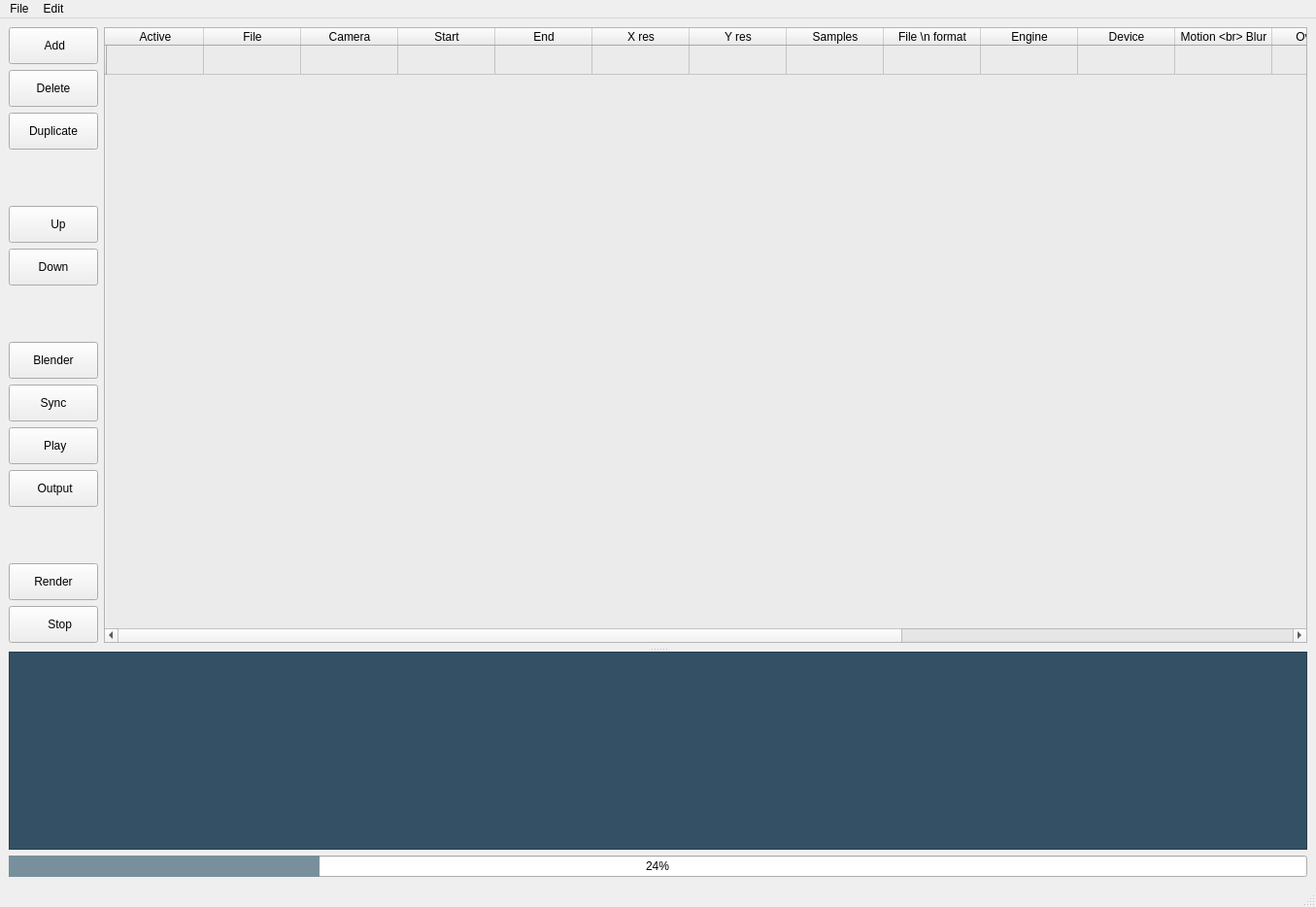
<?xml version="1.0" encoding="UTF-8"?>
<ui version="4.0">
 <class>MainWindow</class>
 <widget class="QMainWindow" name="MainWindow">
  <property name="geometry">
   <rect>
    <x>0</x>
    <y>0</y>
    <width>1355</width>
    <height>934</height>
   </rect>
  </property>
  <property name="windowTitle">
   <string>MainWindow</string>
  </property>
  <property name="styleSheet">
   <string notr="true"/>
  </property>
  <widget class="DropWidget" name="centralwidget">
   <property name="acceptDrops">
    <bool>true</bool>
   </property>
   <layout class="QVBoxLayout" name="verticalLayout_5">
    <item>
     <widget class="QSplitter" name="splitter">
      <property name="orientation">
       <enum>Qt::Vertical</enum>
      </property>
      <widget class="QWidget" name="verticalLayoutWidget_2">
       <layout class="QVBoxLayout" name="verticalLayout_2">
        <item>
         <layout class="QVBoxLayout" name="verticalLayout_3">
          <property name="bottomMargin">
           <number>5</number>
          </property>
          <item>
           <layout class="QHBoxLayout" name="horizontalLayout_2">
            <item>
             <layout class="QVBoxLayout" name="verticalLayout">
              <item>
               <widget class="QPushButton" name="add_button">
                <property name="toolTip">
                 <string>Add row</string>
                </property>
                <property name="styleSheet">
                 <string notr="true">min-height: 30px;
                                    min-width: 40px;
                                    icon-size: 25px;</string>
                </property>
                <property name="text">
                 <string> Add</string>
                </property>
                <property name="icon">
                 <iconset>
                  <normaloff>icons/play-list-add.svg</normaloff>icons/play-list-add.svg</iconset>
                </property>
                <property name="shortcut">
                 <string>Ctrl+A</string>
                </property>
               </widget>
              </item>
              <item>
               <widget class="QPushButton" name="delete_button">
                <property name="toolTip">
                 <string>Delete row</string>
                </property>
                <property name="styleSheet">
                 <string notr="true">min-height: 30px;
                                    min-width: 40px;
                                    icon-size: 25px;</string>
                </property>
                <property name="text">
                 <string>Delete</string>
                </property>
                <property name="icon">
                 <iconset>
                  <normaloff>icons/play-list-remove.svg</normaloff>icons/play-list-remove.svg</iconset>
                </property>
                <property name="shortcut">
                 <string>Backspace</string>
                </property>
               </widget>
              </item>
              <item>
               <widget class="QPushButton" name="duplicate_button">
                <property name="toolTip">
                 <string>Duplicate row</string>
                </property>
                <property name="styleSheet">
                 <string notr="true">min-height: 30px;
                                     min-width: 40px;
                                     icon-size: 25px;</string>
                </property>
                <property name="text">
                 <string>Duplicate</string>
                </property>
                <property name="icon">
                 <iconset>
                  <normaloff>icons/duplicate.svg</normaloff>icons/duplicate.svg</iconset>
                </property>
                <property name="shortcut">
                 <string>Ctrl+D</string>
                </property>
               </widget>
              </item>
              <item>
               <spacer name="verticalSpacer">
                <property name="orientation">
                 <enum>Qt::Vertical</enum>
                </property>
                <property name="sizeHint" stdset="0">
                 <size>
                  <width>20</width>
                  <height>40</height>
                 </size>
                </property>
               </spacer>
              </item>
              <item>
               <widget class="QPushButton" name="up_button">
                <property name="toolTip">
                 <string>Move row up</string>
                </property>
                <property name="styleSheet">
                 <string notr="true">min-height: 30px;
                                    min-width: 40px;
                                    icon-size: 25px;</string>
                </property>
                <property name="text">
                 <string>    Up </string>
                </property>
                <property name="icon">
                 <iconset>
                  <normaloff>icons/caret-up.svg</normaloff>icons/caret-up.svg</iconset>
                </property>
               </widget>
              </item>
              <item>
               <widget class="QPushButton" name="down_button">
                <property name="toolTip">
                 <string>Move row down</string>
                </property>
                <property name="styleSheet">
                 <string notr="true">min-height: 30px;
                                    min-width: 40px;
                                    icon-size: 25px;</string>
                </property>
                <property name="text">
                 <string>Down</string>
                </property>
                <property name="icon">
                 <iconset>
                  <normaloff>icons/caret-down.svg</normaloff>icons/caret-down.svg</iconset>
                </property>
               </widget>
              </item>
              <item>
               <spacer name="verticalSpacer_2">
                <property name="orientation">
                 <enum>Qt::Vertical</enum>
                </property>
                <property name="sizeHint" stdset="0">
                 <size>
                  <width>20</width>
                  <height>40</height>
                 </size>
                </property>
               </spacer>
              </item>
              <item>
               <widget class="QPushButton" name="blender_button">
                <property name="toolTip">
                 <string>Open job in Blender</string>
                </property>
                <property name="styleSheet">
                 <string notr="true">min-height: 30px;
                                     min-width: 40px;
                                     icon-size: 25px;</string>
                </property>
                <property name="text">
                 <string>Blender</string>
                </property>
                <property name="icon">
                 <iconset>
                  <normaloff>icons/blender_icon_64x64.png</normaloff>icons/blender_icon_64x64.png</iconset>
                </property>
                <property name="shortcut">
                 <string>Ctrl+B</string>
                </property>
                <property name="autoDefault">
                 <bool>false</bool>
                </property>
                <property name="default">
                 <bool>false</bool>
                </property>
                <property name="flat">
                 <bool>false</bool>
                </property>
               </widget>
              </item>
              <item>
               <widget class="QPushButton" name="sync_button">
                <property name="minimumSize">
                 <size>
                  <width>42</width>
                  <height>32</height>
                 </size>
                </property>
                <property name="toolTip">
                 <string>Load settings from Blender</string>
                </property>
                <property name="styleSheet">
                 <string notr="true">min-height: 30px;
                                     min-width: 40px;
                                     icon-size: 25px;</string>
                </property>
                <property name="text">
                 <string>Sync</string>
                </property>
                <property name="icon">
                 <iconset>
                  <normaloff>icons/corner-left-down.svg</normaloff>icons/corner-left-down.svg</iconset>
                </property>
               </widget>
              </item>
              <item>
               <widget class="QPushButton" name="play_button">
                <property name="toolTip">
                 <string>Show output</string>
                </property>
                <property name="styleSheet">
                 <string notr="true">min-height: 30px;
                                    min-width: 40px;
                                    icon-size: 25px;</string>
                </property>
                <property name="text">
                 <string> Play</string>
                </property>
                <property name="icon">
                 <iconset>
                  <normaloff>icons/play.svg</normaloff>icons/play.svg</iconset>
                </property>
                <property name="shortcut">
                 <string>Ctrl+P</string>
                </property>
               </widget>
              </item>
              <item>
               <widget class="QPushButton" name="open_button">
                <property name="toolTip">
                 <string>Show output folder</string>
                </property>
                <property name="styleSheet">
                 <string notr="true">min-height: 30px;
                                    min-width: 40px;
                                    icon-size: 25px;</string>
                </property>
                <property name="text">
                 <string> Output</string>
                </property>
                <property name="icon">
                 <iconset>
                  <normaloff>icons/folder.svg</normaloff>icons/folder.svg</iconset>
                </property>
               </widget>
              </item>
              <item>
               <spacer name="verticalSpacer_3">
                <property name="orientation">
                 <enum>Qt::Vertical</enum>
                </property>
                <property name="sizeHint" stdset="0">
                 <size>
                  <width>20</width>
                  <height>40</height>
                 </size>
                </property>
               </spacer>
              </item>
              <item>
               <widget class="QPushButton" name="render_button">
                <property name="minimumSize">
                 <size>
                  <width>92</width>
                  <height>32</height>
                 </size>
                </property>
                <property name="toolTip">
                 <string>Start rendering</string>
                </property>
                <property name="styleSheet">
                 <string notr="true">min-height: 30px;
                                    min-width: 90px;
                                    icon-size: 20px;</string>
                </property>
                <property name="text">
                 <string>Render</string>
                </property>
                <property name="icon">
                 <iconset>
                  <normaloff>icons/camera_rr.svg</normaloff>icons/camera_rr.svg</iconset>
                </property>
                <property name="shortcut">
                 <string>Ctrl+R</string>
                </property>
               </widget>
              </item>
              <item>
               <widget class="QPushButton" name="stop_button">
                <property name="toolTip">
                 <string>Stop rendering</string>
                </property>
                <property name="styleSheet">
                 <string notr="true">min-height: 30px;
                                    min-width: 40px;
                                    icon-size: 25px;</string>
                </property>
                <property name="text">
                 <string>    Stop</string>
                </property>
                <property name="icon">
                 <iconset>
                  <normaloff>icons/stop.svg</normaloff>icons/stop.svg</iconset>
                </property>
               </widget>
              </item>
             </layout>
            </item>
            <item>
             <widget class="QTableWidget" name="tableWidget">
              <property name="styleSheet">
               <string notr="true">QTableWidget {
                                background: #ebebeb}</string>
              </property>
              <property name="sizeAdjustPolicy">
               <enum>QAbstractScrollArea::AdjustToContents</enum>
              </property>
              <property name="sortingEnabled">
               <bool>false</bool>
              </property>
              <attribute name="horizontalHeaderCascadingSectionResizes">
               <bool>true</bool>
              </attribute>
              <row>
               <property name="text">
                <string/>
               </property>
              </row>
              <column>
               <property name="text">
                <string>Active</string>
               </property>
               <property name="icon">
                <iconset theme="address-book-new">
                 <normaloff>../../renderrob4</normaloff>../../renderrob4</iconset>
               </property>
              </column>
              <column>
               <property name="text">
                <string>File</string>
               </property>
              </column>
              <column>
               <property name="text">
                <string>Camera</string>
               </property>
              </column>
              <column>
               <property name="text">
                <string>Start</string>
               </property>
              </column>
              <column>
               <property name="text">
                <string>End</string>
               </property>
              </column>
              <column>
               <property name="text">
                <string>X res</string>
               </property>
              </column>
              <column>
               <property name="text">
                <string>Y res</string>
               </property>
              </column>
              <column>
               <property name="text">
                <string>Samples</string>
               </property>
              </column>
              <column>
               <property name="text">
                <string>File \n format</string>
               </property>
              </column>
              <column>
               <property name="text">
                <string>Engine</string>
               </property>
              </column>
              <column>
               <property name="text">
                <string>Device</string>
               </property>
              </column>
              <column>
               <property name="text">
                <string>Motion &lt;br&gt; Blur</string>
               </property>
              </column>
              <column>
               <property name="text">
                <string>Overwrite</string>
               </property>
              </column>
              <column>
               <property name="text">
                <string>High Quality</string>
               </property>
              </column>
              <column>
               <property name="text">
                <string>Denoise</string>
               </property>
              </column>
              <column>
               <property name="text">
                <string>Scene</string>
               </property>
              </column>
              <column>
               <property name="text">
                <string>View Layer</string>
               </property>
              </column>
              <column>
               <property name="text">
                <string>Comments</string>
               </property>
              </column>
              <item row="0" column="0">
               <property name="text">
                <string/>
               </property>
               <property name="font">
                <font>
                 <bold>true</bold>
                </font>
               </property>
               <property name="textAlignment">
                <set>AlignCenter</set>
               </property>
               <property name="icon">
                <iconset theme="call-start">
                 <normaloff>../../renderrob4</normaloff>../../renderrob4</iconset>
               </property>
              </item>
              <item row="0" column="1">
               <property name="text">
                <string/>
               </property>
               <property name="textAlignment">
                <set>AlignTrailing|AlignVCenter</set>
               </property>
              </item>
              <item row="0" column="2">
               <property name="text">
                <string/>
               </property>
               <property name="textAlignment">
                <set>AlignCenter</set>
               </property>
              </item>
              <item row="0" column="3">
               <property name="text">
                <string/>
               </property>
               <property name="textAlignment">
                <set>AlignCenter</set>
               </property>
              </item>
              <item row="0" column="4">
               <property name="text">
                <string/>
               </property>
               <property name="textAlignment">
                <set>AlignCenter</set>
               </property>
              </item>
              <item row="0" column="5">
               <property name="text">
                <string/>
               </property>
               <property name="textAlignment">
                <set>AlignCenter</set>
               </property>
              </item>
              <item row="0" column="6">
               <property name="text">
                <string/>
               </property>
               <property name="textAlignment">
                <set>AlignCenter</set>
               </property>
              </item>
              <item row="0" column="7">
               <property name="text">
                <string/>
               </property>
               <property name="textAlignment">
                <set>AlignCenter</set>
               </property>
              </item>
              <item row="0" column="8">
               <property name="text">
                <string/>
               </property>
               <property name="textAlignment">
                <set>AlignCenter</set>
               </property>
              </item>
              <item row="0" column="9">
               <property name="text">
                <string/>
               </property>
               <property name="textAlignment">
                <set>AlignCenter</set>
               </property>
              </item>
              <item row="0" column="10">
               <property name="text">
                <string/>
               </property>
               <property name="textAlignment">
                <set>AlignCenter</set>
               </property>
              </item>
              <item row="0" column="11">
               <property name="text">
                <string/>
               </property>
               <property name="textAlignment">
                <set>AlignCenter</set>
               </property>
              </item>
              <item row="0" column="12">
               <property name="text">
                <string/>
               </property>
               <property name="textAlignment">
                <set>AlignCenter</set>
               </property>
              </item>
              <item row="0" column="13">
               <property name="text">
                <string/>
               </property>
               <property name="textAlignment">
                <set>AlignCenter</set>
               </property>
              </item>
              <item row="0" column="14">
               <property name="text">
                <string/>
               </property>
               <property name="textAlignment">
                <set>AlignCenter</set>
               </property>
              </item>
              <item row="0" column="15">
               <property name="text">
                <string/>
               </property>
               <property name="textAlignment">
                <set>AlignCenter</set>
               </property>
              </item>
              <item row="0" column="16">
               <property name="text">
                <string/>
               </property>
               <property name="textAlignment">
                <set>AlignCenter</set>
               </property>
              </item>
              <item row="0" column="17">
               <property name="text">
                <string/>
               </property>
               <property name="textAlignment">
                <set>AlignCenter</set>
               </property>
              </item>
             </widget>
            </item>
           </layout>
          </item>
         </layout>
        </item>
       </layout>
      </widget>
      <widget class="QWidget" name="verticalLayoutWidget_3">
       <layout class="QVBoxLayout" name="verticalLayout_4">
        <item>
         <widget class="QTextBrowser" name="textBrowser">
          <property name="font">
           <font>
            <family>Fira Code</family>
            <pointsize>9</pointsize>
            <italic>false</italic>
            <bold>false</bold>
           </font>
          </property>
          <property name="styleSheet">
           <string notr="true">QTextEdit, QListView {
                        font: 9pt &quot;Fira Code&quot;;
                        color: rgb(255, 255, 255);
                        background-color: rgb(52, 80, 100);
                        }


                      </string>
          </property>
         </widget>
        </item>
       </layout>
      </widget>
     </widget>
    </item>
    <item>
     <widget class="QProgressBar" name="progressBar">
      <property name="styleSheet">
       <string notr="true"> QProgressBar::chunk {
                background-color: #78909c;
                width: 20px;
                text-align: center;
                }
                QProgressBar {
                text-align: center;
                }</string>
      </property>
      <property name="value">
       <number>24</number>
      </property>
      <property name="textVisible">
       <bool>true</bool>
      </property>
      <property name="textDirection">
       <enum>QProgressBar::TopToBottom</enum>
      </property>
     </widget>
    </item>
   </layout>
  </widget>
  <widget class="QMenuBar" name="menubar">
   <property name="geometry">
    <rect>
     <x>0</x>
     <y>0</y>
     <width>1355</width>
     <height>22</height>
    </rect>
   </property>
   <widget class="QMenu" name="menuFile">
    <property name="title">
     <string>File</string>
    </property>
    <widget class="QMenu" name="menuOpen_Recent">
     <property name="title">
      <string>Open Recent</string>
     </property>
    </widget>
    <addaction name="actionNew"/>
    <addaction name="separator"/>
    <addaction name="actionOpen"/>
    <addaction name="menuOpen_Recent"/>
    <addaction name="separator"/>
    <addaction name="actionSave"/>
    <addaction name="actionSave_As"/>
    <addaction name="separator"/>
    <addaction name="actionQuit"/>
    <addaction name="separator"/>
   </widget>
   <widget class="QMenu" name="menuEdit">
    <property name="title">
     <string>Edit</string>
    </property>
    <addaction name="actionUndo"/>
    <addaction name="separator"/>
    <addaction name="actionCopy_cell"/>
    <addaction name="actionPaste_cell"/>
    <addaction name="separator"/>
    <addaction name="actionSettings"/>
   </widget>
   <addaction name="menuFile"/>
   <addaction name="menuEdit"/>
  </widget>
  <widget class="QStatusBar" name="statusbar"/>
  <action name="actionSave">
   <property name="text">
    <string>Save</string>
   </property>
   <property name="shortcut">
    <string>Ctrl+S</string>
   </property>
  </action>
  <action name="actionSave_As">
   <property name="text">
    <string>Save As</string>
   </property>
   <property name="shortcut">
    <string>Ctrl+Shift+S</string>
   </property>
  </action>
  <action name="actionOpen">
   <property name="text">
    <string>Open</string>
   </property>
   <property name="shortcut">
    <string>Ctrl+O</string>
   </property>
  </action>
  <action name="actionQuit">
   <property name="text">
    <string>Quit</string>
   </property>
   <property name="shortcut">
    <string>Ctrl+Q</string>
   </property>
  </action>
  <action name="actionDelete_Recent_Files">
   <property name="text">
    <string>Delete Recent Files</string>
   </property>
  </action>
  <action name="actiona_rrp">
   <property name="text">
    <string>a.rrp</string>
   </property>
  </action>
  <action name="actionb_rrp">
   <property name="text">
    <string>b.rrp</string>
   </property>
  </action>
  <action name="actionOpen_Settings">
   <property name="text">
    <string>Open Settings</string>
   </property>
  </action>
  <action name="actionSettings">
   <property name="text">
    <string>Open Settings</string>
   </property>
   <property name="shortcut">
    <string>Ctrl+,</string>
   </property>
  </action>
  <action name="actionNew">
   <property name="text">
    <string>New</string>
   </property>
   <property name="shortcut">
    <string>Ctrl+N</string>
   </property>
  </action>
  <action name="actionUndo">
   <property name="text">
    <string>Undo</string>
   </property>
   <property name="shortcut">
    <string>Ctrl+Z</string>
   </property>
  </action>
  <action name="actionRedo">
   <property name="text">
    <string>Redo</string>
   </property>
   <property name="shortcut">
    <string>Ctrl+Shift+Z</string>
   </property>
  </action>
  <action name="actionCopy_cell">
   <property name="text">
    <string>Copy cell</string>
   </property>
   <property name="shortcut">
    <string>Ctrl+C</string>
   </property>
  </action>
  <action name="actionPaste_cell">
   <property name="text">
    <string>Paste cell</string>
   </property>
   <property name="shortcut">
    <string>Ctrl+V</string>
   </property>
  </action>
 </widget>
 <customwidgets>
  <customwidget>
   <class>DropWidget</class>
   <extends>QWidget</extends>
   <header>dropwidget.h</header>
   <container>1</container>
  </customwidget>
 </customwidgets>
 <resources/>
 <connections>
  <connection>
   <sender>MainWindow</sender>
   <signal>destroyed()</signal>
   <receiver>MainWindow</receiver>
   <slot>close()</slot>
   <hints>
    <hint type="sourcelabel">
     <x>677</x>
     <y>466</y>
    </hint>
    <hint type="destinationlabel">
     <x>677</x>
     <y>466</y>
    </hint>
   </hints>
  </connection>
 </connections>
</ui>
